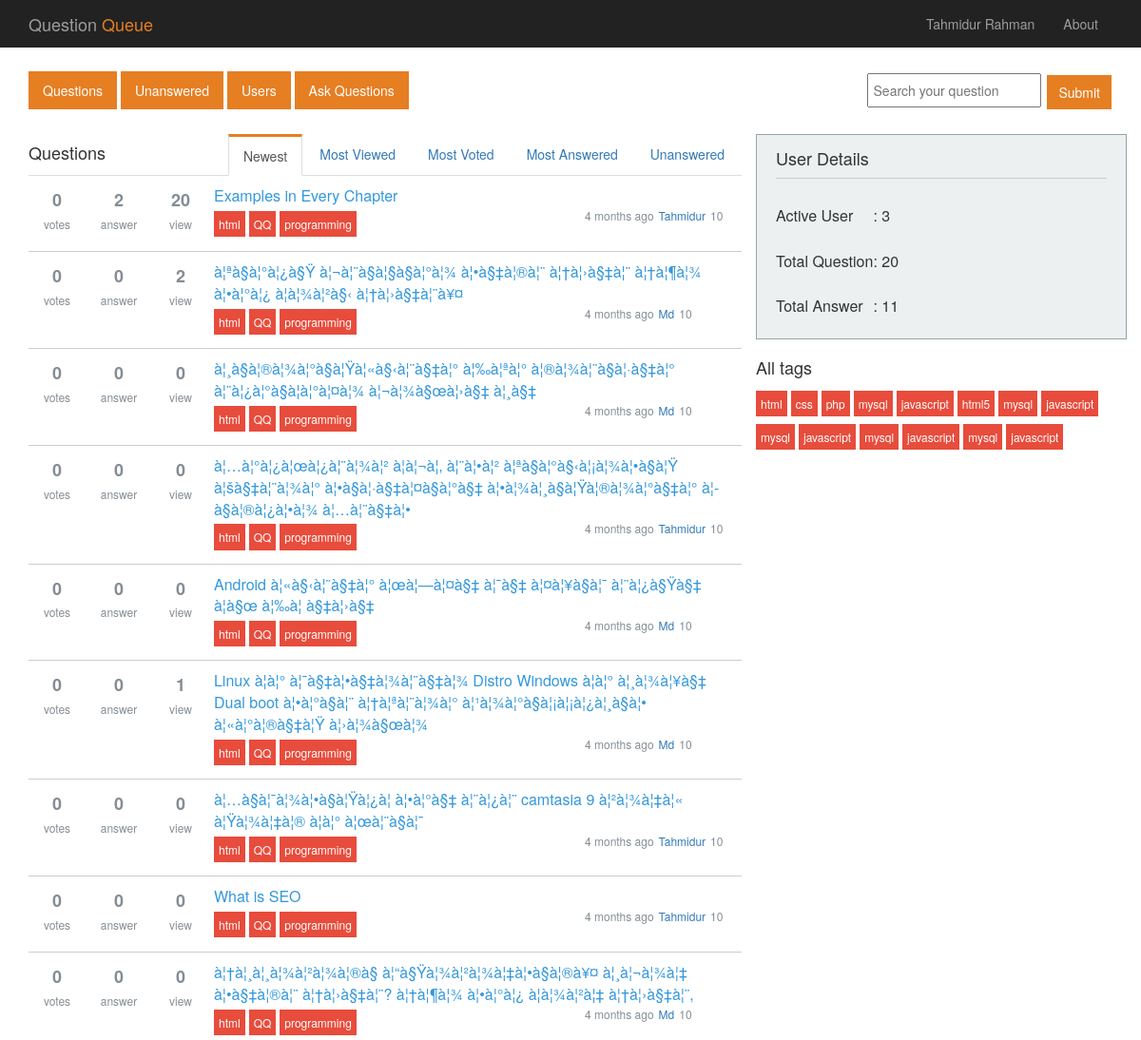
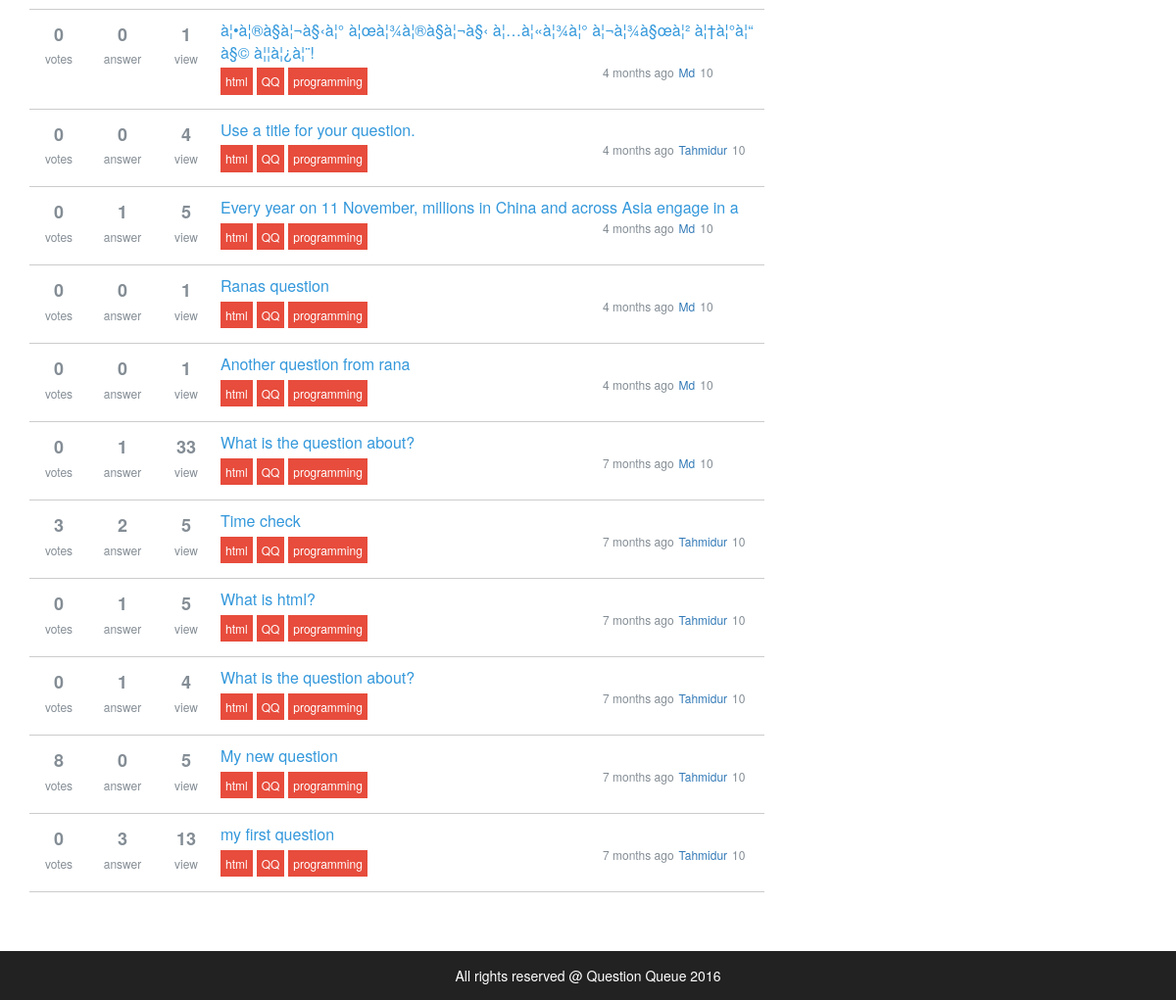
/ (signed in), run on the app's committed database (2 pictures, top to bottom).
### tables this page shows
CREATE TABLE `tbl_question` (
  `id` int(10) NOT NULL,
  `question_title` varchar(255) NOT NULL,
  `question_body` text NOT NULL,
  `user_id` int(10) NOT NULL,
  `vote` int(10) NOT NULL DEFAULT '0',
  `view` int(10) NOT NULL DEFAULT '0',
  `comment` int(10) NOT NULL DEFAULT '0',
  `datetime` datetime NOT NULL DEFAULT CURRENT_TIMESTAMP
);

CREATE TABLE `tbl_users` (
  `id` int(10) NOT NULL,
  `name` varchar(255) NOT NULL,
  `email` varchar(255) NOT NULL,
  `password` varchar(255) NOT NULL,
  `registration_date` datetime NOT NULL DEFAULT CURRENT_TIMESTAMP,
  `prof_pic` varchar(255) NOT NULL,
  `country` varchar(255) NOT NULL,
  `reputation` int(10) NOT NULL DEFAULT '10',
  `username` varchar(255) NOT NULL DEFAULT 'Not Set',
  `about` text NOT NULL,
  `dob` varchar(255) NOT NULL DEFAULT 'Not Set',
  `status` tinyint(4) NOT NULL DEFAULT '0',
  `no_of_ques` int(11) NOT NULL,
  `no_of_ans` int(11) NOT NULL,
  `role` tinyint(4) NOT NULL DEFAULT '0'
);

### lib/Database.php (called while the page is built, shortened)
<?php
Class Database{
	public $host   = DB_HOST;
	public $user   = DB_USER;
	public $pass   = DB_PASS;
	public $dbname = DB_NAME;
	public $link;
	private function connectDB(){
		$this->link = new mysqli($this->host, $this->user, $this->pass, $this->dbname);
 	}
	public function select($query){
		$result = $this->link->query($query) or die($this->link->error.__LINE__);
		if($result->num_rows > 0){
			return $result;
		} else {
			return false;
		}
	}
}

### helpers/Helper.php (called while the page is built, shortened)
<?php
class Helper {
	public function nameModify($data){
		$str = "";
		for($i = 0; $i!= strlen($data) ; $i++){
			$str .= $data[$i];
			if($data[$i] == " ")
				break;
			else
				continue;
		}
		return $str;
	}
	public function convertDateToTime($datetime, $full = false){
		$now = new DateTime;
		$ago = new DateTime($datetime);
		$diff = $now->diff($ago);
		$diff->w = floor($diff->d / 7);
		$diff->d -= $diff->w * 7;
		$string = array(
		    'y' => 'year',
		    'm' => 'month',
		    'w' => 'week',
		    'd' => 'day',
		    'h' => 'hour',
		    'i' => 'minute',
		    's' => 'second',
		);
		foreach ($string as $k => &$v) {
		    if ($diff->$k) {
		        $v = $diff->$k . ' ' . $v . ($diff->$k > 1 ? 's' : '');
		    } else {
		        unset($string[$k]);
		    }
		}
		if (!$full) $string = array_slice($string, 0, 1);
		return $string ? implode(', ', $string) . ' ago' : 'just now';
	}
}
?>

### index.php (the view, shortened to what this page needs)
<?php include 'includes/header.php'; ?>
<?php include 'includes/menu.php'; ?>
    <div class="main-content-area">
        <div class="container">
            <div class="row">
                <div class="col-xs-8 col-sm-8 col-md-8 col-lg-8">
                    <div class="content-area">
                        <div role="tabpanel">
                            <div class="question">
                                <h3>Questions</h3>
                            </div>
                            <ul class="nav nav-tabs" role="tablist">
                                <li role="presentation">
                                    <a href="#unanswered" aria-controls="home" role="tab" data-toggle="tab">Unanswered</a>
                                </li>
                                <li role="presentation">
                                    <a href="#mostAnswered" aria-controls="tab" role="tab" data-toggle="tab">Most Answered</a>
                                </li>
                                <li role="presentation">
                                    <a href="#mostVoted" aria-controls="tab" role="tab" data-toggle="tab">Most Voted</a>
                                </li>
                                <li role="presentation">
                                    <a href="#mostViewed" aria-controls="tab" role="tab" data-toggle="tab">Most Viewed</a>
                                </li>
                                <li role="presentation" class="active">
                                    <a href="#newest" aria-controls="tab" role="tab" data-toggle="tab">Newest</a>
                                </li>
                            </ul>
                            <div class="tab-content">
                                <div role="tabpanel" class="tab-pane active" id="newest">
                                    <?php
                                        $query = "SELECT tbl_question.id AS q_id, question_title, question_body, vote, view,comment,
                                                  datetime, tbl_users.name AS us_name, reputation FROM tbl_question
                                                  INNER JOIN tbl_users
                                                  ON tbl_users.id
                                                  WHERE tbl_users.id = tbl_question.user_id
                                                  ORDER BY tbl_question.id DESC LIMIT 20";
                                        $res = $db->select($query);
                                        if($res):
                                            while($post_new = mysqli_fetch_assoc($res)):
                                    ?>
                                    <div class="tab-row">
                                        <div class="row">
                                            <div class="col-md-1 col-lg-1 col-sm-1 col-xs-1">
                                                <div class="vote sec text-center">
                                                    <h4><?php echo $post_new['vote']; ?></h4>
                                                    <p>votes</p>
                                                </div>
                                            </div>
                                            <div class="col-md-1 col-lg-1 col-sm-1 col-xs-1">
                                                <div class="answer sec text-center">
                                                    <h4><?php echo $post_new['comment']; ?></h4>
                                                    <p>answer</p>
                                                </div>
                                            </div>
                                            <div class="col-md-1 col-lg-1 col-sm-1 col-xs-1">
                                                <div class="view sec text-center">
                                                    <h4><?php echo $post_new['view']; ?></h4>
                                                    <p>view</p>
                                                </div>
                                            </div>
                                            <div class="col-md-9 col-lg-9 col-sm-9 col-xs-9">
                                                <div class="question-section">
                                                    <div class="row">
                                                        <div class="col-md-12">
                                                            <a href="singlePost.php?postid=<?php echo $post_new['q_id']; ?>" class="main-question"><?php echo $post_new['question_title']; ?></a>
                                                        </div>
                                                    </div>
                                                    <div class="row">
                                                        <div class="col-md-8">
                                                            <div class="tags">
                                                                <a href="html" class="custom-tag">html</a><a href="" class="custom-tag">QQ</a><a href="" class="custom-tag">programming</a>
                                                            </div>
                                                        </div>
                                                        <div class="col-md-4">
                                                            <div class="user-details">
                                                                <p style="float: left;"><?php echo $hlp->convertDateToTime($post_new['datetime']); ?></p>
                                                                <a href=""><?php echo $hlp->nameModify($post_new['us_name']); ?></a>
                                                                <p><?php echo $post_new['reputation']; ?></p>
                                                            </div>
                                                        </div>
                                                    </div>
                                                </div>
                                            </div>
                                        </div>
                                    </div>
                                        <?php endwhile; ?>
                                    <?php endif; ?>
                                </div>
                            </div>
                        </div>
                    </div>
                </div>
                <?php include 'includes/right_sidebar.php'; ?>
            </div>
        </div>
    </div>
<?php include 'includes/footer.php'; ?>

### css/main.css (style rules this page uses)
html { color: #222; font-size: 1em; line-height: 1.4; }
a { text-decoration: none; }
.nav-tabs>li>a { border-radius: 0; }
.nav-tabs>li.active>a, .nav-tabs>li.active>a:focus, .nav-tabs>li.active>a:hover { border-top: 3px solid #E67E22; }
.question { float: left; margin-top: 10px; }
.question h3 { margin: 0; padding: 0; font-size: 18px; }
.nav-tabs li { float: right; }
.tab-row { display: block; //max-height: 100px; overflow: hidden; padding: 10px 0; border-bottom: 1px solid #ccc; }
.sec { //display: block; //overflow: hidden; //float: left; width: 60px; //border: 1px solid #E67E22; margin: 5px; margin-left: 0; }
.sec h4 { font-weight: bold; margin: 6px; color: #848d95; }
.sec p { color: #848d95; font-size: 12px; }
.question-section { //margin: 5px; display: block; overflow: hidden; }
.main-question { //display: block; //overflow: hidden; //height: 40px; //text-decoration: none; font-size: 16px; color: #3498db; }
.custom-tag { padding: 5px; font-size: 12px; background: #e74c3c; text-decoration: none; color: #fff; margin: 4px; margin-left: 0; float: left; }
.tags { //margin: 10px 0; //float: left; }
.user-details { //display: block; //overflow: hidden; //margin-top: 10px; //float: right; //text-align: right; }
.user-details p { display: block; color: #848d95; font-size: 12px; }
.user-details a { float: left; font-size: 12px; margin: 0 5px; }

### data on the page
tbl_question: vote "0", comment "2", view "20", question_title "Examples in Every Chapter", datetime "4 months ago", user.name "Tahmidur", user.reputation "10"
tbl_question: vote "0", comment "0", view "2", question_title "à¦ªà§à¦°à¦¿à§Ÿ à¦¬à¦¨à§à¦§à§à¦°à¦¾ à¦•à§‡à¦®à¦¨ à¦†à¦›à§‡à¦¨ à¦†à¦¶à¦¾ à¦•à¦°à¦¿ à¦­à¦¾à¦²à§‹ à¦†à¦›à§‡à¦¨à¥¤", datetime "4 months ago", user.name "Md", user.reputation "10"
tbl_question: vote "0", comment "0", view "0", question_title "à¦¸à§à¦®à¦¾à¦°à§à¦Ÿà¦«à§‹à¦¨à§‡à¦° à¦‰à¦ªà¦° à¦®à¦¾à¦¨à§à¦·à§‡à¦° à¦¨à¦¿à¦°à§à¦­à¦°à¦¤à¦¾ à¦¬à¦¾à§œà¦›à§‡ à¦¸à§‡", datetime "4 months ago", user.name "Md", user.reputation "10"
tbl_question: vote "0", comment "0", view "0", question_title "à¦…à¦°à¦¿à¦œà¦¿à¦¨à¦¾à¦² à¦à¦¬à¦‚ à¦¨à¦•à¦² à¦ªà§à¦°à§‹à¦¡à¦¾à¦•à§à¦Ÿ à¦šà§‡à¦¨à¦¾à¦° à¦•à§à¦·à§‡à¦¤à§à¦°à§‡ à¦•à¦¾à¦¸à§à¦Ÿà¦®à¦¾à¦°à§‡à¦° à¦­à§à¦®à¦¿à¦•à¦¾ à¦…à¦¨à§‡à¦•", datetime "4 months ago", user.name "Tahmidur", user.reputation "10"
tbl_question: vote "0", comment "0", view "0", question_title "Android à¦«à§‹à¦¨à§‡à¦° à¦œà¦—à¦¤à§‡ à¦¯à§‡ à¦¤à¦¥à§à¦¯ à¦¨à¦¿à§Ÿà§‡ à¦à§œ à¦‰à¦ à§‡à¦›à§‡", datetime "4 months ago", user.name "Md", user.reputation "10"
tbl_question: vote "0", comment "0", view "1", question_title "Linux à¦à¦° à¦¯à§‡à¦•à§‡à¦¾à¦¨à§‡à¦¾ Distro Windows à¦à¦° à¦¸à¦¾à¦¥à§‡ Dual boot à¦•à¦°à§à¦¨ à¦†à¦ªà¦¨à¦¾à¦° à¦¹à¦¾à¦°à§à¦¡à¦¡à¦¿à¦¸à§à¦• à¦«à¦°à¦®à§‡à¦Ÿ à¦›à¦¾à§œà¦¾", datetime "4 months ago", user.name "Md", user.reputation "10"
tbl_question: vote "0", comment "0", view "0", question_title "à¦…à§à¦¯à¦¾à¦•à§à¦Ÿà¦¿à¦­ à¦•à¦°à§‡ à¦¨à¦¿à¦¨ camtasia 9 à¦²à¦¾à¦‡à¦« à¦Ÿà¦¾à¦‡à¦® à¦à¦° à¦œà¦¨à§à¦¯", datetime "4 months ago", user.name "Tahmidur", user.reputation "10"
tbl_question: vote "0", comment "0", view "0", question_title "What is SEO", datetime "4 months ago", user.name "Tahmidur", user.reputation "10"
tbl_question: vote "0", comment "0", view "0", question_title "à¦†à¦¸à¦¸à¦¾à¦²à¦¾à¦®à§ à¦“à§Ÿà¦¾à¦²à¦¾à¦‡à¦•à§à¦®à¥¤ à¦¸à¦¬à¦¾à¦‡ à¦•à§‡à¦®à¦¨ à¦†à¦›à§‡à¦¨? à¦†à¦¶à¦¾ à¦•à¦°à¦¿ à¦­à¦¾à¦²à¦‡ à¦†à¦›à§‡à¦¨,", datetime "4 months ago", user.name "Md", user.reputation "10"
tbl_question: vote "0", comment "0", view "1", question_title "à¦•à¦®à§à¦¬à§‹à¦° à¦œà¦¾à¦®à§à¦¬à§‹ à¦…à¦«à¦¾à¦° à¦¬à¦¾à§œà¦² à¦†à¦°à¦“ à§© à¦¦à¦¿à¦¨!", datetime "4 months ago", user.name "Md", user.reputation "10"
tbl_question: vote "0", comment "0", view "4", question_title "Use a title for your question.", datetime "4 months ago", user.name "Tahmidur", user.reputation "10"
tbl_question: vote "0", comment "1", view "5", question_title "Every year on 11 November, millions in China and across Asia engage in a", datetime "4 months ago", user.name "Md", user.reputation "10"
tbl_question: vote "0", comment "0", view "1", question_title "Ranas question", datetime "4 months ago", user.name "Md", user.reputation "10"
tbl_question: vote "0", comment "0", view "1", question_title "Another question from rana", datetime "4 months ago", user.name "Md", user.reputation "10"
tbl_question: vote "0", comment "1", view "33", question_title "What is the question about?", datetime "7 months ago", user.name "Md", user.reputation "10"
tbl_question: vote "3", comment "2", view "5", question_title "Time check", datetime "7 months ago", user.name "Tahmidur", user.reputation "10"
tbl_question: vote "0", comment "1", view "5", question_title "What is html?", datetime "7 months ago", user.name "Tahmidur", user.reputation "10"
tbl_question: vote "0", comment "1", view "4", question_title "What is the question about?", datetime "7 months ago", user.name "Tahmidur", user.reputation "10"
tbl_question: vote "8", comment "0", view "5", question_title "My new question", datetime "7 months ago", user.name "Tahmidur", user.reputation "10"
tbl_question: vote "0", comment "3", view "13", question_title "my first question", datetime "7 months ago", user.name "Tahmidur", user.reputation "10"

### other printed values
Session::get('user') "Tahmidur Rahman"
